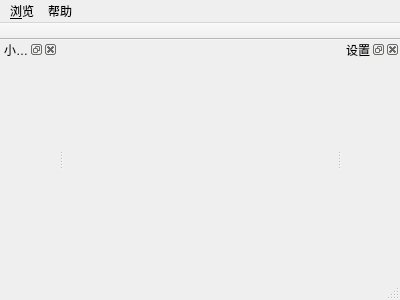
<?xml version="1.0" encoding="UTF-8"?>
<ui version="4.0">
 <class>MainWindow</class>
 <widget class="QMainWindow" name="MainWindow">
  <property name="geometry">
   <rect>
    <x>0</x>
    <y>0</y>
    <width>400</width>
    <height>300</height>
   </rect>
  </property>
  <property name="windowTitle">
   <string>DecaRangeRTLS</string>
  </property>
  <property name="windowIcon">
   <iconset resource="../res/resources.qrc">
    <normaloff>:/icons/DWctrler.ico</normaloff>:/icons/DWctrler.ico</iconset>
  </property>
  <widget class="GraphicsWidget" name="graphicsWidget"/>
  <widget class="QMenuBar" name="menuBar">
   <property name="geometry">
    <rect>
     <x>0</x>
     <y>0</y>
     <width>400</width>
     <height>22</height>
    </rect>
   </property>
   <widget class="QMenu" name="viewMenu">
    <property name="title">
     <string>&amp;浏览</string>
    </property>
   </widget>
   <widget class="QMenu" name="helpMenu">
    <property name="title">
     <string>帮助</string>
    </property>
    <addaction name="actionAbout"/>
   </widget>
   <addaction name="viewMenu"/>
   <addaction name="helpMenu"/>
  </widget>
  <widget class="QToolBar" name="mainToolBar">
   <property name="movable">
    <bool>false</bool>
   </property>
   <property name="floatable">
    <bool>false</bool>
   </property>
   <attribute name="toolBarArea">
    <enum>TopToolBarArea</enum>
   </attribute>
   <attribute name="toolBarBreak">
    <bool>false</bool>
   </attribute>
  </widget>
  <widget class="QStatusBar" name="statusBar"/>
  <widget class="QDockWidget" name="viewSettings_dw">
   <property name="windowTitle">
    <string>设置</string>
   </property>
   <attribute name="dockWidgetArea">
    <number>2</number>
   </attribute>
   <widget class="ViewSettingsWidget" name="viewSettings_w"/>
  </widget>
  <widget class="QDockWidget" name="minimap_dw">
   <property name="windowTitle">
    <string>小地图</string>
   </property>
   <attribute name="dockWidgetArea">
    <number>1</number>
   </attribute>
   <widget class="MinimapView" name="minimap"/>
  </widget>
  <action name="actionAbout">
   <property name="text">
    <string>关于</string>
   </property>
  </action>
  <action name="actionConfig">
   <property name="text">
    <string>Channel Config</string>
   </property>
  </action>
 </widget>
 <layoutdefault spacing="6" margin="11"/>
 <customwidgets>
  <customwidget>
   <class>ViewSettingsWidget</class>
   <extends>QWidget</extends>
   <header>ViewSettingsWidget.h</header>
   <container>1</container>
  </customwidget>
  <customwidget>
   <class>GraphicsWidget</class>
   <extends>QWidget</extends>
   <header>GraphicsWidget.h</header>
   <container>1</container>
  </customwidget>
  <customwidget>
   <class>MinimapView</class>
   <extends>QWidget</extends>
   <header>MinimapView.h</header>
   <container>1</container>
  </customwidget>
 </customwidgets>
 <resources>
  <include location="../res/resources.qrc"/>
 </resources>
 <connections/>
</ui>
